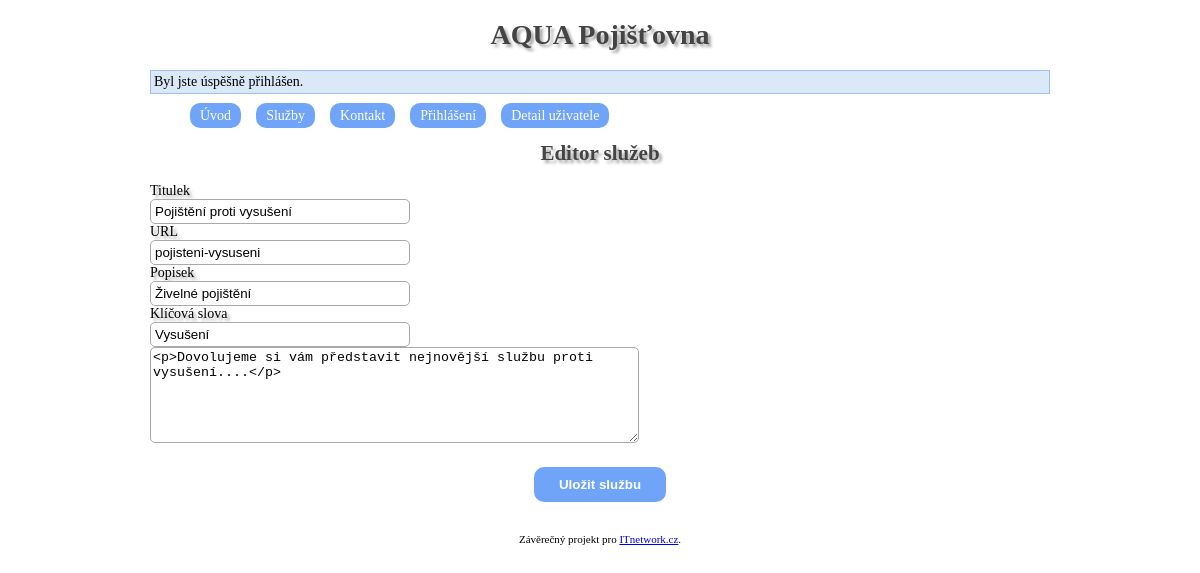
The app's page /editor/pojisteni-vysuseni (signed in) with its own data.
### tables this page shows
CREATE TABLE `sluzby` (
  `sluzba_id` int(11) NOT NULL,
  `titulek` varchar(225) NOT NULL,
  `obsah` text NOT NULL,
  `url` varchar(255) NOT NULL,
  `popisek` varchar(255) NOT NULL,
  `klicova_slova` varchar(255) NOT NULL
);

### index.php (called while the page is built, shortened)
<?php
$smerovac = new SmerovacKontroler();
$smerovac->zpracuj(array($_SERVER['REQUEST_URI']));
$smerovac->vypisPohled();

### kontrolery/EditorKontroler.php (called while the page is built, shortened)
<?php
    class EditorKontroler extends Kontroler
    {
        public function zpracuj(array $parametry) : void
        {
            $spravceSluzeb = new SpravceSluzeb();
            if ($_POST)
            {
                $klice = array('titulek', 'obsah', 'url', 'popisek', 'klicova_slova');
                $sluzba = array_intersect_key($_POST, array_flip($klice));
                $spravceSluzeb->ulozSluzbu($_POST['sluzba_id'], $sluzba);
                $this->pridejZpravu('Služba byla založena.');
                $this->presmeruj('sluzba/' . $sluzba['url']);
            }
            else if (!empty($parametry[0]))
            {
                $nactenaSluzba = $spravceSluzeb->vratSluzbu($parametry[0]);
                if ($nactenaSluzba)
                    $sluzba = $nactenaSluzba;
                else
                    $this->pridejZpravu('Služba nenalezena');
            }
        }
    }

### modely/Db.php (called while the page is built, shortened)
<?php
class Db
{
    private static PDO $spojeni;
    private static array $nastaveni = array(
        PDO::ATTR_ERRMODE => PDO::ERRMODE_EXCEPTION,
        PDO::MYSQL_ATTR_INIT_COMMAND => "SET NAMES utf8",
        PDO::ATTR_EMULATE_PREPARES => false,
    );
    public static function pripoj(string $host, string $uzivatel, string $heslo, string $databaze) : void
    {
        if (!isset(self::$spojeni))
        {
            self::$spojeni = @new PDO(
                "mysql:host=$host;dbname=$databaze",
                $uzivatel,
                $heslo,
                self::$nastaveni
            );
        }
    }
    public static function dotazJeden(string $dotaz, array $parametry = array()) : array|bool
    {
        $navrat = self::$spojeni->prepare($dotaz);
        $navrat->execute($parametry);
        return $navrat->fetch();
    }
}

### modely/SpravceSluzeb.php (called while the page is built, shortened)
<?php
class SpravceSluzeb
{
    public function vratSluzbu(string $url) : array
    {
        return Db::dotazJeden('
        SELECT `sluzba_id`, `titulek`, `obsah`, `url`, `popisek`, `klicova_slova`
        FROM `sluzby`
        WHERE `url` = ?
        ', array($url));
    }
}

### kontrolery/SmerovacKontroler.php (called while the page is built, shortened)
<?php
class SmerovacKontroler extends Kontroler
{
	protected Kontroler $kontroler;
	private function pomlckyDoVelbloudiNotace(string $text) : string
	{
		$veta = str_replace('-', ' ', $text);
		$veta = ucwords($veta);
		$veta = str_replace(' ', '', $veta);
		return $veta;
	}
	private function parsujURL(string $url) : array
	{
        $naparsovanaURL = parse_url($url);
		$naparsovanaURL["path"] = ltrim($naparsovanaURL["path"], "/");
		$naparsovanaURL["path"] = trim($naparsovanaURL["path"]);
		$rozdelenaCesta = explode("/", $naparsovanaURL["path"]);
		return $rozdelenaCesta;
	}
    public function zpracuj(array $parametry) : void
    {
		$naparsovanaURL = $this->parsujURL($parametry[0]);
		$tridaKontroleru = $this->pomlckyDoVelbloudiNotace(array_shift($naparsovanaURL)) . 'Kontroler';
		if (file_exists('kontrolery/' . $tridaKontroleru . '.php'))
			$this->kontroler = new $tridaKontroleru;
		else
			$this->presmeruj('chyba');
        $this->kontroler->zpracuj($naparsovanaURL);
    }
}

### pohledy/editor.phtml (the view, shortened to what this page needs)
<!DOCTYPE html>
<html lang="cs-cz">
	<head>
		<link rel="stylesheet" href="style.css" type="text/css"/>
	</head>
<h1>Editor služeb</h1>
<form method="post">
    Titulek<br />
    <input type="text" name="titulek" value="<?= $sluzba['titulek'] ?>" /><br />
    URL<br />
    <input type="text" name="url" value="<?= $sluzba['url'] ?>" /><br />
    Popisek<br />
    <input type="text" name="popisek" value="<?= $sluzba['popisek'] ?>" /><br />
    Klíčová slova<br />
    <input type="text" name="klicova_slova" value="<?= $sluzba['klicova_slova'] ?>" /><br />
    <textarea id="obsah" name="obsah"><?= $sluzba['obsah'] ?></textarea>
    <input type="submit" value="Uložit službu" />
</form>
</html>

### style.css (style rules this page uses)
body { font-family: verdana; font-size: 14px; width: 900px; margin: 0 auto; }
h1 { text-align: center; color: #444444; text-shadow: 3px 3px 3px #aaaaaa; }
input[type="submit"] { background: #6FA4F8; color: white; padding: 5px 10px; border-radius: 10px; border: 0px; }
input[type="text"], input[type="email"], input[type="password"] { width: 250px; border-radius: 5px; border: 1px solid #aaaaaa; padding: 0.3em; }
input[type="submit"] { padding: 10px 25px; display: block; margin: 0 auto; margin-top: 20px; font-weight: bold; }
textarea { border-radius: 5px; border: 1px solid #aaaaaa; width: 483px; height: 90px; }

### records on screen
sluzby: titulek "Pojištění proti vysušení", url "pojisteni-vysuseni", popisek "Živelné pojištění", klicova_slova "Vysušení"

### other values on screen
$zprava "Byl jste úspěšně přihlášen."
